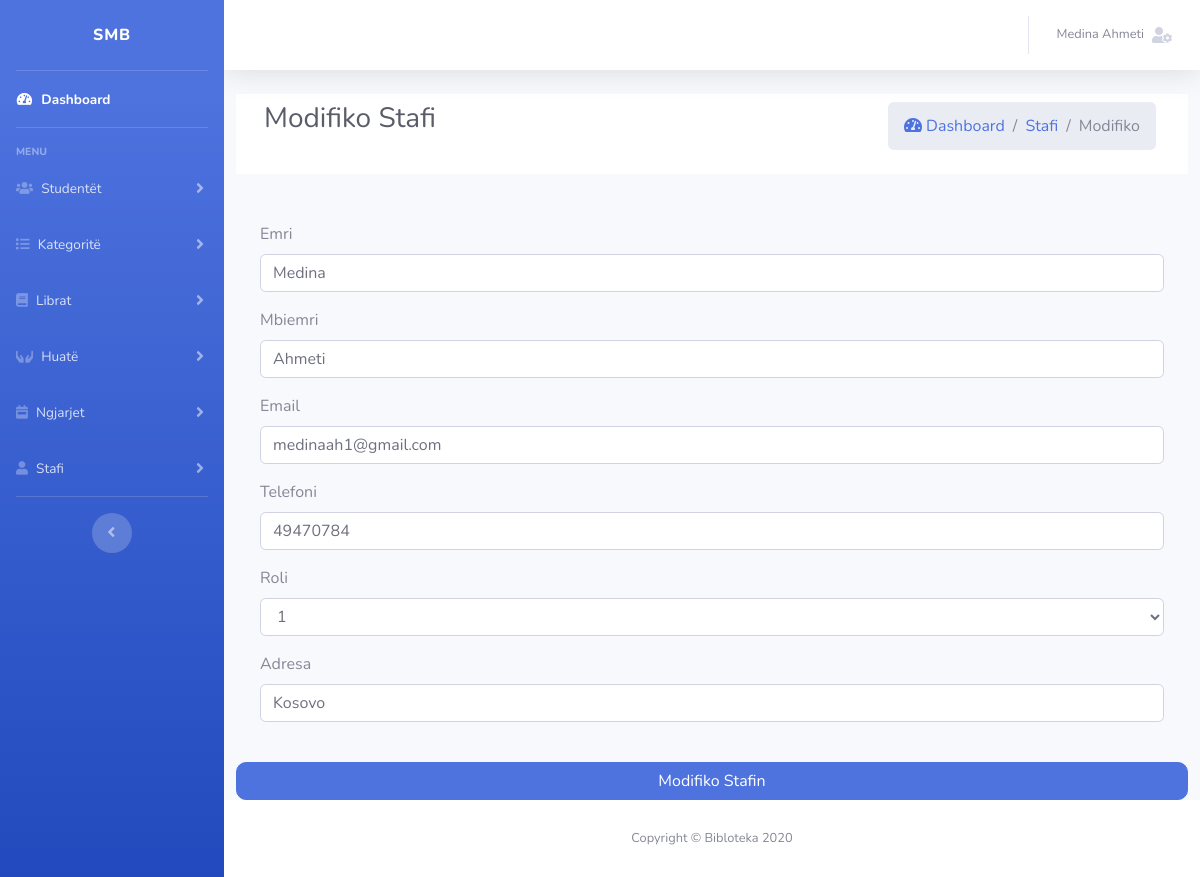
Page /admin/pages/stafi/modifiko.php?id=1 (signed in) on the committed database.
### tables this page shows
CREATE TABLE `stafi` (
  `id` int(11) NOT NULL,
  `emri` varchar(50) NOT NULL,
  `mbiemri` varchar(50) NOT NULL,
  `adresa` varchar(150) DEFAULT NULL,
  `email` varchar(50) DEFAULT NULL,
  `password` varchar(256) NOT NULL,
  `telefoni` varchar(50) DEFAULT NULL,
  `roli` int(20) NOT NULL DEFAULT 0
);

### public_html/admin/autoloader.php (called while the page is built, shortened)
<?php
spl_autoload_register(function ($class) {
    $prefix = 'Admin\\';
    $base_dir = __DIR__ . '/';
    $len = strlen($prefix);
    $relative_class = substr($class, $len);
    $file = $base_dir . str_replace('\\', '/', $relative_class) . '.php';
});

### public_html/admin/Lib/Database.php (called while the page is built, shortened)
<?php
class Database{
    protected static $db_table;
    private $host   = DB_HOST;
    private $user   = DB_USER;
    private $pass   = DB_PASS;
    private $dbname = DB_NAME;
    public static $pdo;
    protected function connectDB(){
        try {
            $dsn="mysql:host=". $this->host . ";dbname=" . $this->dbname ;
            self::$pdo=new PDO($dsn,$this->user,$this->pass);
            self::$pdo->setAttribute(PDO::ATTR_ERRMODE,PDO::ERRMODE_EXCEPTION);
            return self::$pdo;
        } catch (Exception $e) {
            echo "Lidhja me bazen e shenimeve deshtoi " . $e->getMessage();
        }
    }
    public function prepare($sql){
        return self::$pdo->prepare($sql);
    }
    public function getClassName(){
        $class_name = new ReflectionClass($this);
        return $class_name=ucfirst($class_name->getShortName());
    }
    public function find_id($id){
        $sql="SELECT * FROM ". static::$db_table ." WHERE id=:id";
        $stmt=$this->prepare($sql);
        $stmt->bindValue(':id',$id,PDO::PARAM_INT);
        $stmt->execute();
        $stmt->setFetchMode(PDO::FETCH_CLASS, __NAMESPACE__ . "\\{$this->getClassName()}");
        return $stmt->fetch();
    }
}

### public_html/admin/pages/stafi/modifiko.php (the view, shortened to what this page needs)
<?php
include "../../non-pages/header.php";
include "../../non-pages/aside.php";
$stafi = new \Admin\Lib\Stafi();
if ($_GET['id']) {
    $stafi=$stafi->find_id($_GET['id']);
}
?>
<?php
if($_SESSION['roli']==1){
?>
<html>
<body>
  <div class="content-wrapper">
    <div class="content-header">
      <div class="container-fluid">
        <div class="row mb-4 bg-white p-2">
          <div class="col-sm-6">
            <h3 class="m-0 text-dark pl-2">Modifiko Stafi</h3>
          </div>
          <div class="col-sm-6 pr-4">
            <ol class="breadcrumb float-sm-right">
              <li class="breadcrumb-item "><a href="../dashboard/index.php"><i class="nav-icon fas fa-tachometer-alt"></i> Dashboard</a></li>
              <li class="breadcrumb-item "><a href="stafi.php"> Stafi</a></li>
              <li class="breadcrumb-item active"> Modifiko </li>
            </ol>
          </div>
        </div>
        <form class="needs-validation" name="registration" id="registration_form" method="post" role="form" novalidate>
          <div class="row">
              <div class="col-md-12 p-2 ">
                <div class="m-2 p-2 bg-light">
                  <div class="form-row">
                                <div class="col-md-12 mb-3">
                                    <label for="name">Emri</label>
                                    <input type="text" class="form-control" id="name" minlength="1" name="emri"
                                           value="<?php if(!empty($stafi->emri)) echo htmlspecialchars($stafi->emri); ?>"  required>
                                </div>
                                <div class="col-md-12 mb-3">
                                    <label for="lastname">Mbiemri</label>
                                    <input type="text"  name="mbiemri" class="form-control" id="lastname"
                                           value="<?php if(!empty($stafi->mbiemri)) echo htmlspecialchars($stafi->mbiemri); ?>"  required>
                                </div>
                            </div>
                            <div class="form-row">
                                <div class="col-md-12 mb-3">
                                    <label for="email">Email</label>
                                    <input type="email" class="form-control" name="email" id="email"
                                           value="<?php if(!empty($stafi->email)) echo htmlspecialchars($stafi->email); ?>" required>
                                </div>
                                <div class="col-md-12 mb-3">
                                    <label for="tel">Telefoni</label>
                                    <input type="text" class="form-control" name="telefoni" id="tel"
                                           value="<?php if(!empty($stafi->telefoni)) echo htmlspecialchars($stafi->telefoni); ?>" required>
                                </div>
                            </div>
                            <div class="form-row">
                                <div class="col-md-12 mb-3">
                                    <label for="roli">Roli</label>
                                    <select name="roli"  class="form-control" id="id" aria-describedby="adminTypeHelp" required>
                                            <option value="<?php echo $stafi->id ?>"><?php echo $stafi->roli?></option>
                                        </select>
                                </div>
                                </div>
                                <div class="form-row">
                                    <div class="col-md-12 mb-3">
                                        <label for="useri">Adresa</label>
                                        <input type="text" class="form-control" name="adresa" id="useri"
                                               value="<?php if(!empty($stafi->adresa)) echo htmlspecialchars($stafi->adresa); ?>" required>
                                    </div>
                                </div>
                                </div>
                            </div>
                            <input type="submit" class="btn btn-primary w-100 " style="border-radius: 10px;" name="submit" value="Modifiko Stafin" class="btnSubmit">
                    </div>
                </form>
            </div>
        </div>
    </div>
</body>
</html>
<?php
}else{
    header('location:../dashboard/index.php');
}
?>
<?php
require_once("../../non-pages/footer.php")
?>

### rows in the picture
stafi: emri "Medina", mbiemri "Ahmeti", email "medinaah1@gmail.com", telefoni "49470784", roli "1", adresa "Kosovo"

### other values in the picture
$_SESSION['fullname'] "Medina Ahmeti"
